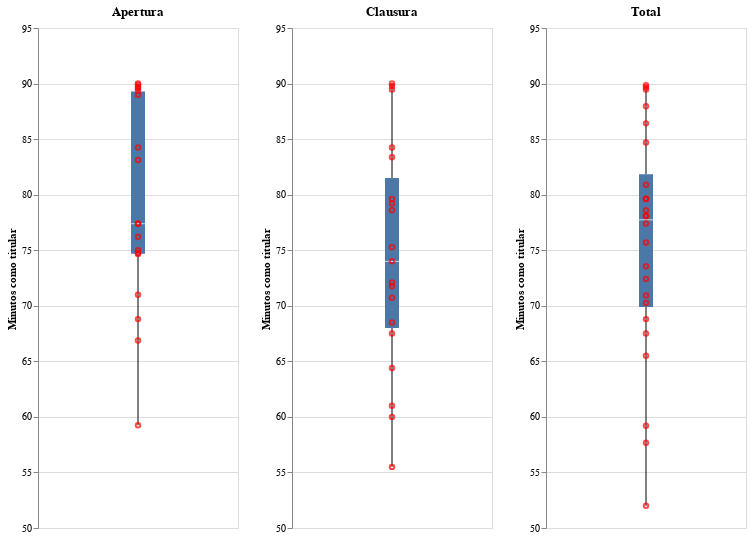

The notebook cell saved with this chart:
### Code cell
# 5 minutos jugados como titular x partido jugando mas de 1 vez
# use otro porque en este se pasa de 90, el otro estaba muy apretado
df_apertura1=duckdb.sql('''SELECT "Jugador","Titular","Minutos de titular","Minutos de titular"/"Titular" AS "Minutos como titular"
                        FROM "df_apertura" 
                        WHERE "Titular">1
                        ''').to_df()

df_clausura1=duckdb.sql('''SELECT "Jugador","Titular","Minutos de titular","Minutos de titular"/"Titular" AS "Minutos como titular"
                        FROM "df_clausura" 
                        WHERE "Titular">1
                        ''').to_df()
df_total1=duckdb.sql('''SELECT "Jugador","Titular","Minutos de titular","Minutos de titular"/"Titular" AS "Minutos como titular"
                        FROM "df_total" 
                        WHERE "Titular">1
                        ''').to_df()

def boxplot3(data, titulo):
    # Crear la selección para filtrar por jugador con un menú desplegable

    # Gráfico de puntos con el filtro
    points = alt.Chart(data).mark_point(size=20,color='red').encode(
        alt.Y('Minutos como titular', scale=alt.Scale(domain=[50, 95])),
        tooltip=[alt.Tooltip('Jugador'), alt.Tooltip('Minutos como titular'), alt.Tooltip('Minutos de titular'), alt.Tooltip('Titular')],
        ).properties(
        width=200,
        height=500
    ).interactive()  # Hacer que el gráfico sea interactivo

    # Gráfico de boxplot
    boxplot = alt.Chart(data).mark_boxplot().encode(
        alt.Y('Minutos como titular:Q', scale=alt.Scale(domain=[50, 95])),
    ).properties(
        width=200,
        height=500,
        title=titulo
    )

    # Combinar ambos gráficos
    combined_chart = boxplot + points
    return combined_chart

grafico_apertura=boxplot3(df_apertura1,'Apertura')
grafico_clausura=boxplot3(df_clausura1,'Clausura')
grafico_total=boxplot3(df_total1,'Total')

grafico7=grafico_apertura|grafico_clausura|grafico_total
grafico7

### Figure 1 — Vega-Lite specification as saved in the notebook (floating-point values rounded to 4 significant figures)
{"config": {"view": {"continuousWidth": 300, "continuousHeight": 300}}, "hconcat": [{"layer": [{"mark": {"type": "boxplot"}, "encoding": {"y": {"field": "Minutos como titular", "scale": {"domain": [50, 95]}, "type": "quantitative"}}, "title": "Apertura"}, {"mark": {"type": "point", "color": "red", "size": 20}, "encoding": {"tooltip": [{"field": "Jugador", "type": "nominal"}, {"field": "Minutos como titular", "type": "quantitative"}, {"field": "Minutos de titular", "type": "quantitative"}, {"field": "Titular", "type": "quantitative"}], "y": {"field": "Minutos como titular", "scale": {"domain": [50, 95]}, "type": "quantitative"}}, "name": "view_143"}], "data": {"name": "data-59a69c902bb687da72dbd7499fe81598"}, "height": 500, "width": 200}, {"layer": [{"mark": {"type": "boxplot"}, "encoding": {"y": {"field": "Minutos como titular", "scale": {"domain": [50, 95]}, "type": "quantitative"}}, "title": "Clausura"}, {"mark": {"type": "point", "color": "red", "size": 20}, "encoding": {"tooltip": [{"field": "Jugador", "type": "nominal"}, {"field": "Minutos como titular", "type": "quantitative"}, {"field": "Minutos de titular", "type": "quantitative"}, {"field": "Titular", "type": "quantitative"}], "y": {"field": "Minutos como titular", "scale": {"domain": [50, 95]}, "type": "quantitative"}}, "name": "view_144"}], "data": {"name": "data-be4a253f39aad4ce0e83d20a93d4bcf1"}, "height": 500, "width": 200}, {"layer": [{"mark": {"type": "boxplot"}, "encoding": {"y": {"field": "Minutos como titular", "scale": {"domain": [50, 95]}, "type": "quantitative"}}, "title": "Total"}, {"mark": {"type": "point", "color": "red", "size": 20}, "encoding": {"tooltip": [{"field": "Jugador", "type": "nominal"}, {"field": "Minutos como titular", "type": "quantitative"}, {"field": "Minutos de titular", "type": "quantitative"}, {"field": "Titular", "type": "quantitative"}], "y": {"field": "Minutos como titular", "scale": {"domain": [50, 95]}, "type": "quantitative"}}, "name": "view_145"}], "data": {"name": "data-4a2217a8ab0f4f548ebcdec2dada002d"}, "height": 500, "width": 200}], "params": [{"name": "param_170", "select": {"type": "interval", "encodings": ["x", "y"]}, "bind": "scales", "views": ["view_143"]}, {"name": "param_171", "select": {"type": "interval", "encodings": ["x", "y"]}, "bind": "scales", "views": ["view_144"]}, {"name": "param_172", "select": {"type": "interval", "encodings": ["x", "y"]}, "bind": "scales", "views": ["view_145"]}], "$schema": "https://vega.github.io/schema/vega-lite/v5.20.1.json", "datasets": {"data-59a69c902bb687da72dbd7499fe81598": [{"Jugador": "Villalba. Jorge", "Titular": 13, "Minutos de titular": 1162, "Minutos como titular": 89.38}, {"Jugador": "Gutman. Ivan", "Titular": 8, "Minutos de titular": 720, "Minutos como titular": 90.0}, {"Jugador": "Sucari. Santiago", "Titular": 9, "Minutos de titular": 748, "Minutos como titular": 83.11}, {"Jugador": "Cohen. Gaston", "Titular": 12, "Minutos de titular": 1075, "Minutos como titular": 89.58}, {"Jugador": "Braun. Manuel", "Titular": 9, "Minutos de titular": 809, "Minutos como titular": 89.89}, {"Jugador": "Gauna. Tomas", "Titular": 4, "Minutos de titular": 237, "Minutos como titular": 59.25}, {"Jugador": "Schor. Diego", "Titular": 9, "Minutos de titular": 686, "Minutos como titular": 76.22}, {"Jugador": "Tolcachier. Ian", "Titular": 5, "Minutos de titular": 344, "Minutos como titular": 68.8}, {"Jugador": "Zalcman. Manuel", "Titular": 13, "Minutos de titular": 1157, "Minutos como titular": 89.0}, {"Jugador": "Schvarzman. Hernan", "Titular": 8, "Minutos de titular": 619, "Minutos como titular": 77.38}, {"Jugador": "Lief. Mateo", "Titular": 2, "Minutos de titular": 142, "Minutos como titular": 71.0}, {"Jugador": "Schmitt. Benjamin", "Titular": 8, "Minutos de titular": 598, "Minutos como titular": 74.75}, {"Jugador": "Suaya. Valentino", "Titular": 7, "Minutos de titular": 525, "Minutos como titular": 75.0}, {"Jugador": "Libenson. Andres", "Titular": 8, "Minutos de titular": 535, "Minutos como titular": 66.88}, {"Jugador": "Szvalb. Federico", "Titular": 3, "Minutos de titular": 224, "Minutos como titular": 74.67}, {"Jugador": "Regueira. Joaquin", "Titular": 5, "Minutos de titular": 387, "Minutos como titular": 77.4}, {"Jugador": "Rozic. Tomas", "Titular": 13, "Minutos de titular": 1166, "Minutos como titular": 89.69}, {"Jugador": "Brunfman. Ariel", "Titular": 4, "Minutos de titular": 337, "Minutos como titular": 84.25}], "data-be4a253f39aad4ce0e83d20a93d4bcf1": [{"Jugador": "Villalba. Jorge", "Titular": 13, "Minutos de titular": 1035, "Minutos como titular": 79.62}, {"Jugador": "Gutman. Ivan", "Titular": 11, "Minutos de titular": 793, "Minutos como titular": 72.09}, {"Jugador": "Sucari. Santiago", "Titular": 4, "Minutos de titular": 287, "Minutos como titular": 71.75}, {"Jugador": "Cohen. Gaston", "Titular": 9, "Minutos de titular": 808, "Minutos como titular": 89.78}, {"Jugador": "Maleh. Joan", "Titular": 12, "Minutos de titular": 1011, "Minutos como titular": 84.25}, {"Jugador": "Schor. Diego", "Titular": 11, "Minutos de titular": 828, "Minutos como titular": 75.27}, {"Jugador": "Saroka. Federico", "Titular": 2, "Minutos de titular": 135, "Minutos como titular": 67.5}, {"Jugador": "Zalcman. Manuel", "Titular": 11, "Minutos de titular": 917, "Minutos como titular": 83.36}, {"Jugador": "Schvarzman. Hernan", "Titular": 5, "Minutos de titular": 396, "Minutos como titular": 79.2}, {"Jugador": "Lief. Mateo", "Titular": 2, "Minutos de titular": 120, "Minutos como titular": 60.0}, {"Jugador": "Mamed. Pedro", "Titular": 2, "Minutos de titular": 111, "Minutos como titular": 55.5}, {"Jugador": "Schmitt. Benjamin", "Titular": 11, "Minutos de titular": 778, "Minutos como titular": 70.73}, {"Jugador": "Suaya. Valentino", "Titular": 2, "Minutos de titular": 137, "Minutos como titular": 68.5}, {"Jugador": "Libenson. Andres", "Titular": 5, "Minutos de titular": 322, "Minutos como titular": 64.4}, {"Jugador": "Szvalb. Federico", "Titular": 2, "Minutos de titular": 122, "Minutos como titular": 61.0}, {"Jugador": "Salmun. Gonzalo", "Titular": 5, "Minutos de titular": 393, "Minutos como titular": 78.6}, {"Jugador": "Rozic. Tomas", "Titular": 13, "Minutos de titular": 1170, "Minutos como titular": 90.0}, {"Jugador": "Brunfman. Ariel", "Titular": 6, "Minutos de titular": 444, "Minutos como titular": 74.0}, {"Jugador": "Mingolla. Naza", "Titular": 13, "Minutos de titular": 1163, "Minutos como titular": 89.46}], "data-4a2217a8ab0f4f548ebcdec2dada002d": [{"Jugador": "Villalba. Jorge", "Titular": 26, "Minutos de titular": 2287, "Minutos como titular": 87.96}, {"Jugador": "Gutman. Ivan", "Titular": 19, "Minutos de titular": 1513, "Minutos como titular": 79.63}, {"Jugador": "Sucari. Santiago", "Titular": 13, "Minutos de titular": 1035, "Minutos como titular": 79.62}, {"Jugador": "Cohen. Gaston", "Titular": 21, "Minutos de titular": 1883, "Minutos como titular": 89.67}, {"Jugador": "Braun. Manuel", "Titular": 10, "Minutos de titular": 809, "Minutos como titular": 80.9}, {"Jugador": "Maleh. Joan", "Titular": 13, "Minutos de titular": 1101, "Minutos como titular": 84.69}, {"Jugador": "Gauna. Tomas", "Titular": 5, "Minutos de titular": 296, "Minutos como titular": 59.2}, {"Jugador": "Schor. Diego", "Titular": 20, "Minutos de titular": 1514, "Minutos como titular": 75.7}, {"Jugador": "Saroka. Federico", "Titular": 2, "Minutos de titular": 135, "Minutos como titular": 67.5}, {"Jugador": "Tolcachier. Ian", "Titular": 5, "Minutos de titular": 344, "Minutos como titular": 68.8}, {"Jugador": "Zalcman. Manuel", "Titular": 24, "Minutos de titular": 2074, "Minutos como titular": 86.42}, {"Jugador": "Schvarzman. Hernan", "Titular": 13, "Minutos de titular": 1015, "Minutos como titular": 78.08}, {"Jugador": "Lief. Mateo", "Titular": 4, "Minutos de titular": 262, "Minutos como titular": 65.5}, {"Jugador": "Mamed. Pedro", "Titular": 3, "Minutos de titular": 173, "Minutos como titular": 57.67}, {"Jugador": "Schmitt. Benjamin", "Titular": 19, "Minutos de titular": 1376, "Minutos como titular": 72.42}, {"Jugador": "Suaya. Valentino", "Titular": 9, "Minutos de titular": 662, "Minutos como titular": 73.56}, {"Jugador": "Libenson. Andres", "Titular": 13, "Minutos de titular": 922, "Minutos como titular": 70.92}, {"Jugador": "Szvalb. Federico", "Titular": 4, "Minutos de titular": 281, "Minutos como titular": 70.25}, {"Jugador": "Regueira. Joaquin", "Titular": 5, "Minutos de titular": 387, "Minutos como titular": 77.4}, {"Jugador": "Salmun. Gonzalo", "Titular": 5, "Minutos de titular": 393, "Minutos como titular": 78.6}, {"Jugador": "Baldoma. Matias", "Titular": 2, "Minutos de titular": 104, "Minutos como titular": 52.0}, {"Jugador": "Rozic. Tomas", "Titular": 26, "Minutos de titular": 2336, "Minutos como titular": 89.85}, {"Jugador": "Brunfman. Ariel", "Titular": 10, "Minutos de titular": 781, "Minutos como titular": 78.1}, {"Jugador": "Mingolla. Naza", "Titular": 13, "Minutos de titular": 1163, "Minutos como titular": 89.46}]}}
